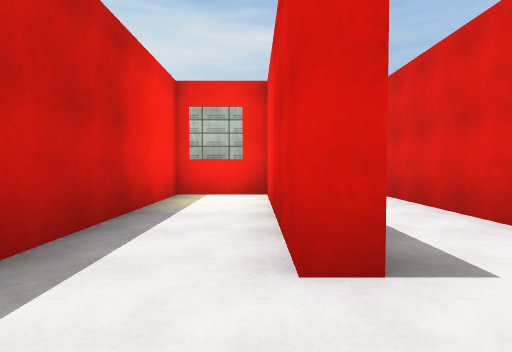
View 1 (above)

23 first-person views from a walk through a Unity game level. The camera is 1.3 m above the floor, tilts 2° down and sees 80° across. The floor is counted in squares, 2 m on a side. Each view is taken from the middle of a square. On the plan, view 1 faces up. The plan holds only what a view shows up to about 10 squares ahead; the rest is blank. The player character is not drawn. Surface patterns are stand-ins for the level's own textures.

View 2
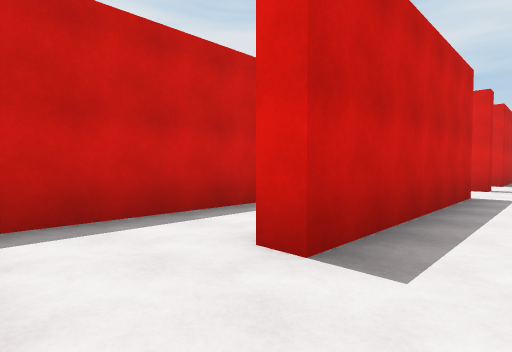

View 3
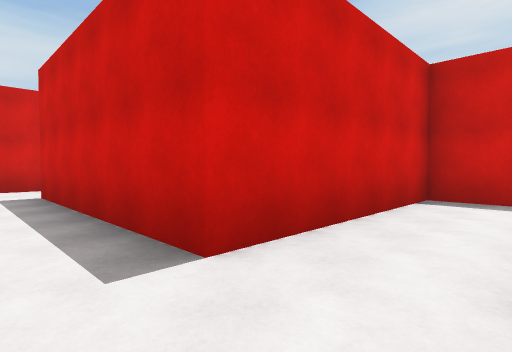

View 4
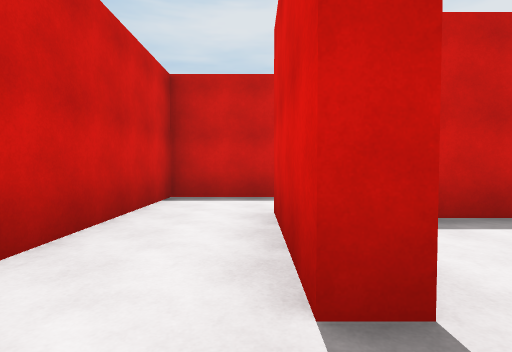

View 5
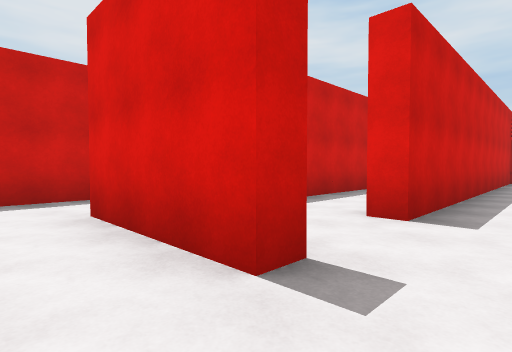

View 6
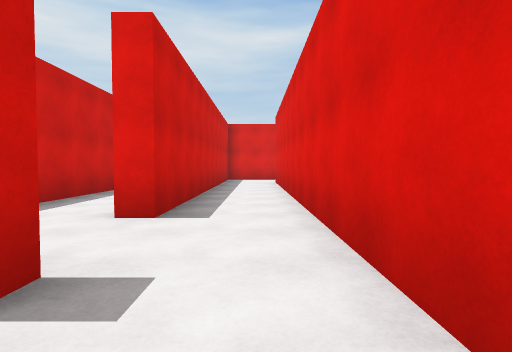

View 7
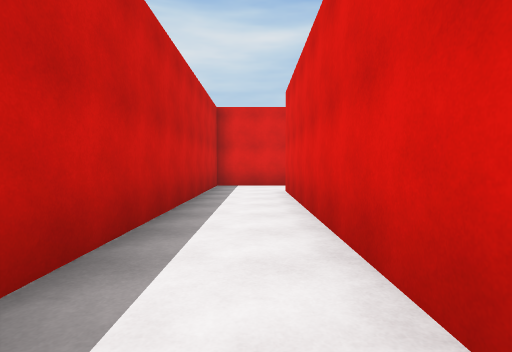

View 8
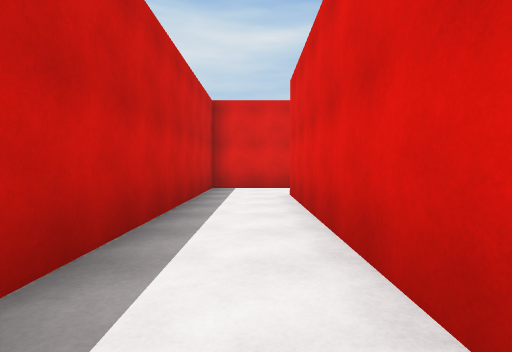

View 9
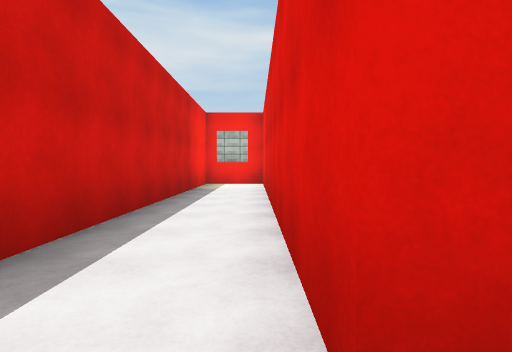

View 10
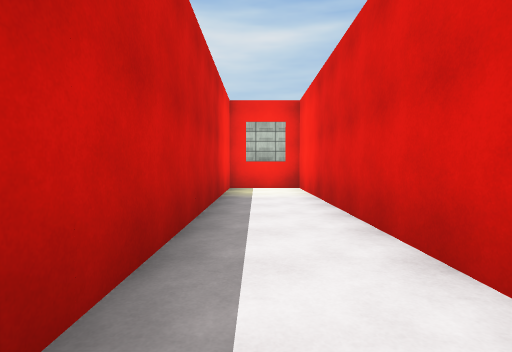

View 11
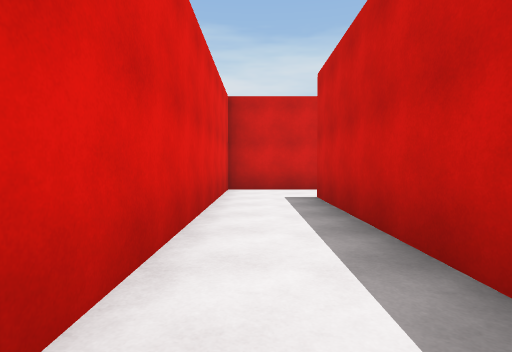

View 12
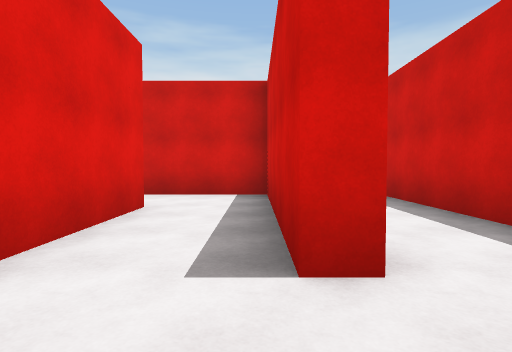

View 13
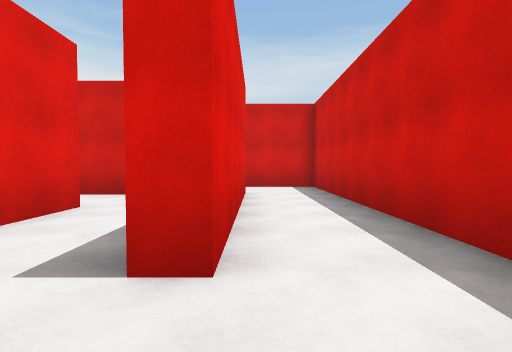

View 14
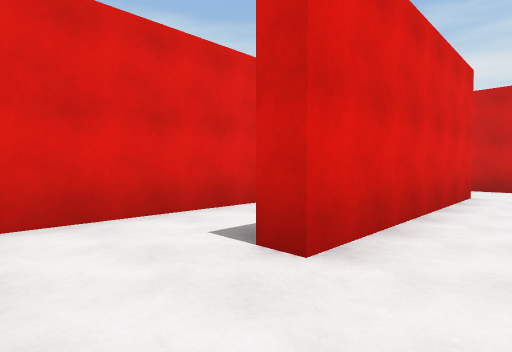

View 15
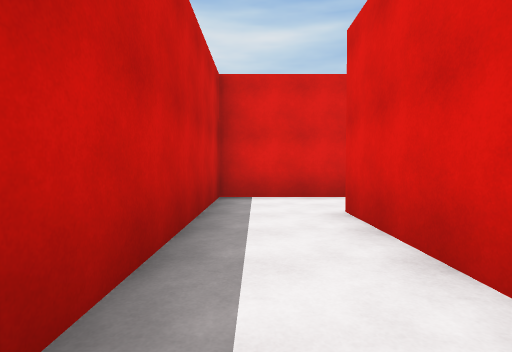

View 16
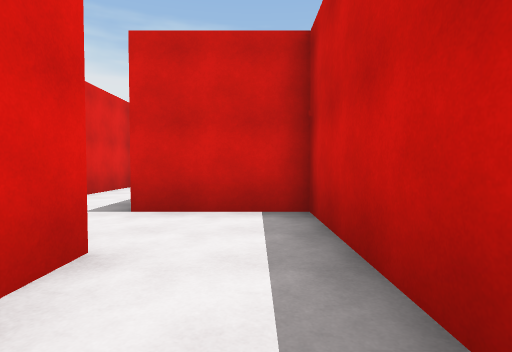

View 17
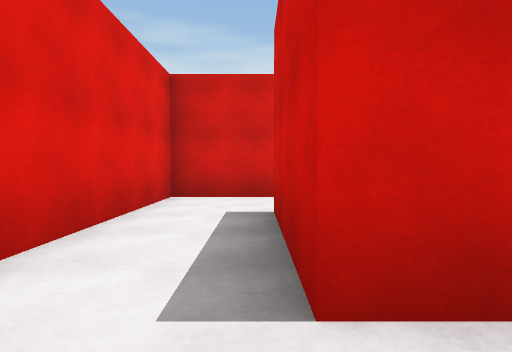

View 18
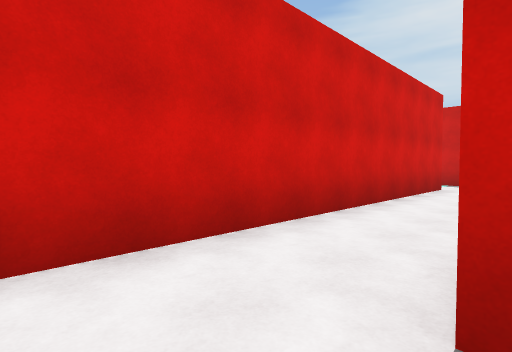

View 19
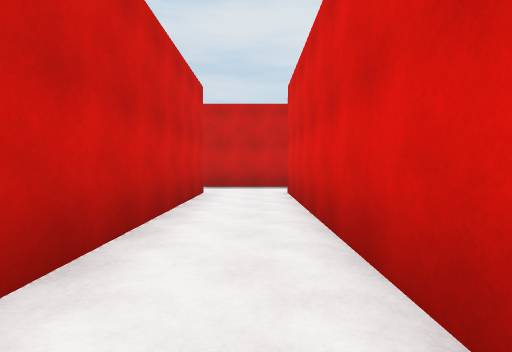

View 20
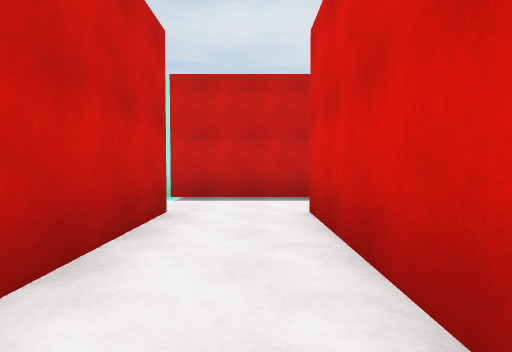

View 21
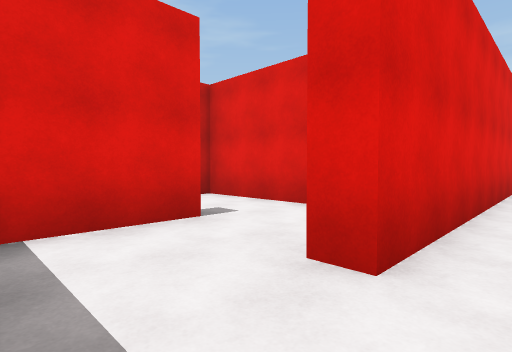

View 22
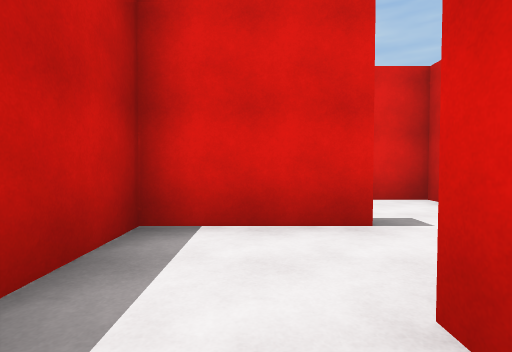

View 23
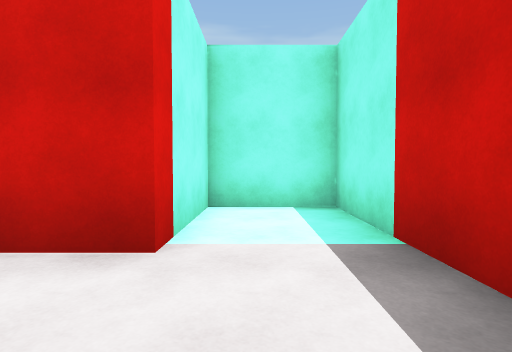

### Floor plan
Ten units are one square. View 1 is at (0, 0); x grows to the right and y downward. Boxes are objects, and circles mark ways between rooms. Rooms are numbered by the first view taken in them; rooms with no view inside come last. Other rooms are left out.
<svg viewBox="-148 -222 183 254">
<path fill="none" stroke="#000" d="M8 -93 -23 -93 -23 -138M-48 -122 -43 -122 -43 -73 8 -73 8 -18 3 -18M-41 -142 -56 -142M2 2 28 2 28 -71M30 -217 8 -217 8 -118M8 -99 8 -93M28 -89 28 -198M8 -118 3 -118 3 -217 -17 -217 -17 -112M-2 -207 -12 -207M-48 -68 -48 -122M-56 -142 -68 -142 -68 -47 -43 -47M-54 -18 -122 -18M-43 -47 -43 -18M-143 -15 -143 27 -122 27 -122 2 -23 2 -23 -40M-126 -42 -143 -42 -143 -15M-122 -18 -122 -22M3 -18 3 -64M-2 -57 -12 -57M4 -67 -17 -67 -17 -2M-116 -42 -126 -42M-97 -40 -97 -67 -109 -67"/>
<circle cx="15" cy="-100" r="3" fill="#2a7"/>
<circle cx="-50" cy="-135" r="3" fill="#2a7"/>
<circle cx="0" cy="-5" r="3" fill="#2a7"/>
<circle cx="0" cy="-110" r="3" fill="#2a7"/>
<circle cx="-50" cy="-60" r="3" fill="#2a7"/>
<circle cx="-135" cy="-20" r="3" fill="#2a7"/>
<circle cx="-120" cy="-35" r="3" fill="#2a7"/>
<circle cx="-110" cy="-50" r="3" fill="#2a7"/>
<text x="-10" y="-80">1</text>
<text x="20" y="-160">2</text>
<text x="-10" y="-160">3</text>
<text x="-60" y="-90">4</text>
<text x="-80" y="-10">5</text>
<text x="-140" y="-30">6</text>
<text x="-10" y="-30">7</text>
<text x="-120" y="-40">8</text>
<text x="-110" y="-60">9</text>
</svg>
Room 1 opens to room 2. Room 1 opens to room 4. Room 1 opens to room 7. Room 2 opens to room 3. Room 4 opens to room 5. Room 5 opens to room 6. Room 6 opens to room 8. Room 8 opens to room 9.

Where each view was taken, in squares from view 1:
view 1: 0 up, 0 right, facing up
view 2: 0 up, 2 right, facing up-left
view 3: 9 up, 2 right, facing down-left
view 4: 9 up, 2 right, facing left
view 5: 8 up, 2 right, facing up-left
view 6: 8 up, 2 right, facing up
view 7: 12 up, 2 right, facing up
view 8: 13 up, 2 right, facing up
view 9: 11 up, 0 right, facing up
view 10: 13 up, 1 left, facing up
view 11: 8 up, 2 right, facing down
view 12: 14 up, 4 left, facing down
view 13: 14 up, 5 left, facing down
view 14: 14 up, 6 left, facing down-right
view 15: 8 up, 6 left, facing up
view 16: 9 up, 6 left, facing down
view 17: 6 up, 4 left, facing down
view 18: 2 up, 3 left, facing down-left
view 19: 1 up, 5 left, facing left
view 20: 1 up, 8 left, facing left
view 21: 1 up, 14 left, facing up-right
view 22: 1 up, 13 left, facing up
view 23: 2 up, 13 left, facing down
